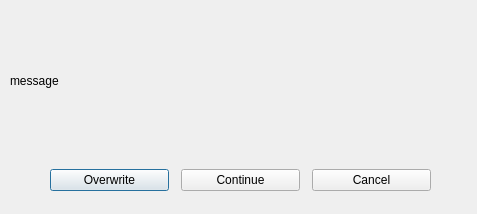
<?xml version="1.0" encoding="UTF-8"?>
<ui version="4.0">
 <class>QtDataAlreadyExistsDialog</class>
 <widget class="QDialog" name="QtDataAlreadyExistsDialog">
  <property name="geometry">
   <rect>
    <x>0</x>
    <y>0</y>
    <width>477</width>
    <height>214</height>
   </rect>
  </property>
  <property name="windowTitle">
   <string>Data Already Exists</string>
  </property>
  <property name="modal">
   <bool>false</bool>
  </property>
  <widget class="QWidget" name="horizontalLayoutWidget">
   <property name="geometry">
    <rect>
     <x>50</x>
     <y>160</y>
     <width>381</width>
     <height>41</height>
    </rect>
   </property>
   <layout class="QHBoxLayout" name="horizontalLayout">
    <property name="spacing">
     <number>12</number>
    </property>
    <item>
     <widget class="QPushButton" name="overwritePushButton">
      <property name="text">
       <string>Overwrite</string>
      </property>
     </widget>
    </item>
    <item>
     <widget class="QPushButton" name="continuePushButton">
      <property name="text">
       <string>Continue</string>
      </property>
     </widget>
    </item>
    <item>
     <widget class="QPushButton" name="cancelPushButton">
      <property name="text">
       <string>Cancel</string>
      </property>
     </widget>
    </item>
   </layout>
  </widget>
  <widget class="QLabel" name="messageLabel">
   <property name="geometry">
    <rect>
     <x>10</x>
     <y>20</y>
     <width>451</width>
     <height>121</height>
    </rect>
   </property>
   <property name="text">
    <string>message</string>
   </property>
   <property name="wordWrap">
    <bool>true</bool>
   </property>
  </widget>
 </widget>
 <resources/>
 <connections>
  <connection>
   <sender>overwritePushButton</sender>
   <signal>clicked()</signal>
   <receiver>QtDataAlreadyExistsDialog</receiver>
   <slot>onOverwrite()</slot>
   <hints>
    <hint type="sourcelabel">
     <x>45</x>
     <y>124</y>
    </hint>
    <hint type="destinationlabel">
     <x>34</x>
     <y>104</y>
    </hint>
   </hints>
  </connection>
  <connection>
   <sender>continuePushButton</sender>
   <signal>clicked()</signal>
   <receiver>QtDataAlreadyExistsDialog</receiver>
   <slot>onContinue()</slot>
   <hints>
    <hint type="sourcelabel">
     <x>208</x>
     <y>129</y>
    </hint>
    <hint type="destinationlabel">
     <x>192</x>
     <y>106</y>
    </hint>
   </hints>
  </connection>
  <connection>
   <sender>cancelPushButton</sender>
   <signal>clicked()</signal>
   <receiver>QtDataAlreadyExistsDialog</receiver>
   <slot>onCancel()</slot>
   <hints>
    <hint type="sourcelabel">
     <x>332</x>
     <y>130</y>
    </hint>
    <hint type="destinationlabel">
     <x>335</x>
     <y>105</y>
    </hint>
   </hints>
  </connection>
 </connections>
 <slots>
  <slot>onOverwrite()</slot>
  <slot>onContinue()</slot>
  <slot>onCancel()</slot>
  <slot>onDone()</slot>
 </slots>
</ui>
